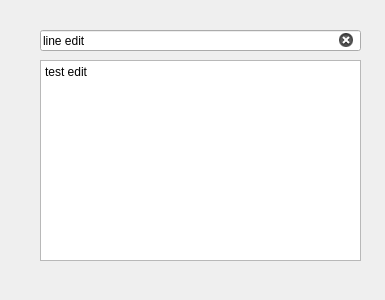
<?xml version="1.0" encoding="UTF-8"?>
<ui version="4.0">
 <class>Form</class>
 <widget class="QWidget" name="Form">
  <property name="geometry">
   <rect>
    <x>0</x>
    <y>0</y>
    <width>385</width>
    <height>300</height>
   </rect>
  </property>
  <property name="windowTitle">
   <string>Form</string>
  </property>
  <widget class="QLineEdit" name="lineEdit">
   <property name="geometry">
    <rect>
     <x>40</x>
     <y>30</y>
     <width>321</width>
     <height>21</height>
    </rect>
   </property>
   <property name="text">
    <string>line edit</string>
   </property>
   <property name="frame">
    <bool>true</bool>
   </property>
   <property name="echoMode">
    <enum>QLineEdit::Normal</enum>
   </property>
   <property name="dragEnabled">
    <bool>false</bool>
   </property>
   <property name="readOnly">
    <bool>false</bool>
   </property>
   <property name="cursorMoveStyle">
    <enum>Qt::VisualMoveStyle</enum>
   </property>
   <property name="clearButtonEnabled">
    <bool>true</bool>
   </property>
  </widget>
  <widget class="QTextEdit" name="textEdit">
   <property name="geometry">
    <rect>
     <x>40</x>
     <y>60</y>
     <width>321</width>
     <height>201</height>
    </rect>
   </property>
   <property name="verticalScrollBarPolicy">
    <enum>Qt::ScrollBarAlwaysOff</enum>
   </property>
   <property name="horizontalScrollBarPolicy">
    <enum>Qt::ScrollBarAlwaysOff</enum>
   </property>
   <property name="tabChangesFocus">
    <bool>true</bool>
   </property>
   <property name="undoRedoEnabled">
    <bool>true</bool>
   </property>
   <property name="html">
    <string>&lt;!DOCTYPE HTML PUBLIC &quot;-//W3C//DTD HTML 4.0//EN&quot; &quot;http://www.w3.org/TR/REC-html40/strict.dtd&quot;&gt;
&lt;html&gt;&lt;head&gt;&lt;meta name=&quot;qrichtext&quot; content=&quot;1&quot; /&gt;&lt;meta charset=&quot;utf-8&quot; /&gt;&lt;style type=&quot;text/css&quot;&gt;
p, li { white-space: pre-wrap; }
&lt;/style&gt;&lt;/head&gt;&lt;body style=&quot; font-family:'Microsoft YaHei UI'; font-size:9pt; font-weight:400; font-style:normal;&quot;&gt;
&lt;p style=&quot; margin-top:0px; margin-bottom:0px; margin-left:0px; margin-right:0px; -qt-block-indent:0; text-indent:0px;&quot;&gt;test edit&lt;/p&gt;&lt;/body&gt;&lt;/html&gt;</string>
   </property>
  </widget>
 </widget>
 <resources/>
 <connections/>
</ui>
